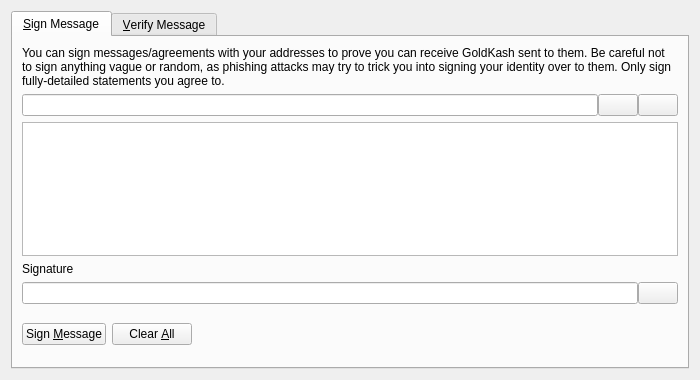
<?xml version="1.0" encoding="UTF-8"?>
<ui version="4.0">
 <class>SignVerifyMessageDialog</class>
 <widget class="QDialog" name="SignVerifyMessageDialog">
  <property name="geometry">
   <rect>
    <x>0</x>
    <y>0</y>
    <width>700</width>
    <height>380</height>
   </rect>
  </property>
  <property name="windowTitle">
   <string>Signatures - Sign / Verify a Message</string>
  </property>
  <property name="modal">
   <bool>true</bool>
  </property>
  <layout class="QVBoxLayout" name="verticalLayout">
   <item>
    <widget class="QTabWidget" name="tabWidget">
     <property name="currentIndex">
      <number>0</number>
     </property>
     <widget class="QWidget" name="tabSignMessage">
      <attribute name="title">
       <string>&amp;Sign Message</string>
      </attribute>
      <layout class="QVBoxLayout" name="verticalLayout_SM">
       <item>
        <widget class="QLabel" name="infoLabel_SM">
         <property name="text">
          <string>You can sign messages/agreements with your addresses to prove you can receive GoldKash sent to them. Be careful not to sign anything vague or random, as phishing attacks may try to trick you into signing your identity over to them. Only sign fully-detailed statements you agree to.</string>
         </property>
         <property name="textFormat">
          <enum>Qt::PlainText</enum>
         </property>
         <property name="wordWrap">
          <bool>true</bool>
         </property>
        </widget>
       </item>
       <item>
        <layout class="QHBoxLayout" name="horizontalLayout_1_SM">
         <property name="spacing">
          <number>0</number>
         </property>
         <item>
          <widget class="QValidatedLineEdit" name="addressIn_SM">
           <property name="toolTip">
            <string>The GoldKash address to sign the message with</string>
           </property>
          </widget>
         </item>
         <item>
          <widget class="QPushButton" name="addressBookButton_SM">
           <property name="toolTip">
            <string>Choose previously used address</string>
           </property>
           <property name="text">
            <string/>
           </property>
           <property name="shortcut">
            <string>Alt+A</string>
           </property>
           <property name="autoDefault">
            <bool>false</bool>
           </property>
          </widget>
         </item>
         <item>
          <widget class="QPushButton" name="pasteButton_SM">
           <property name="toolTip">
            <string>Paste address from clipboard</string>
           </property>
           <property name="text">
            <string/>
           </property>
           <property name="shortcut">
            <string>Alt+P</string>
           </property>
           <property name="autoDefault">
            <bool>false</bool>
           </property>
          </widget>
         </item>
        </layout>
       </item>
       <item>
        <widget class="QPlainTextEdit" name="messageIn_SM">
         <property name="toolTip">
          <string>Enter the message you want to sign here</string>
         </property>
        </widget>
       </item>
       <item>
        <widget class="QLabel" name="signatureLabel_SM">
         <property name="text">
          <string>Signature</string>
         </property>
         <property name="textFormat">
          <enum>Qt::PlainText</enum>
         </property>
        </widget>
       </item>
       <item>
        <layout class="QHBoxLayout" name="horizontalLayout_2_SM">
         <property name="spacing">
          <number>0</number>
         </property>
         <item>
          <widget class="QLineEdit" name="signatureOut_SM">
           <property name="font">
            <font>
             <italic>true</italic>
            </font>
           </property>
           <property name="readOnly">
            <bool>true</bool>
           </property>
          </widget>
         </item>
         <item>
          <widget class="QPushButton" name="copySignatureButton_SM">
           <property name="toolTip">
            <string>Copy the current signature to the system clipboard</string>
           </property>
           <property name="text">
            <string/>
           </property>
           <property name="autoDefault">
            <bool>false</bool>
           </property>
          </widget>
         </item>
        </layout>
       </item>
       <item>
        <layout class="QHBoxLayout" name="horizontalLayout_3_SM">
         <item>
          <widget class="QPushButton" name="signMessageButton_SM">
           <property name="toolTip">
            <string>Sign the message to prove you own this GoldKash address</string>
           </property>
           <property name="text">
            <string>Sign &amp;Message</string>
           </property>
           <property name="autoDefault">
            <bool>false</bool>
           </property>
          </widget>
         </item>
         <item>
          <widget class="QPushButton" name="clearButton_SM">
           <property name="toolTip">
            <string>Reset all sign message fields</string>
           </property>
           <property name="text">
            <string>Clear &amp;All</string>
           </property>
           <property name="autoDefault">
            <bool>false</bool>
           </property>
          </widget>
         </item>
         <item>
          <spacer name="horizontalSpacer_1_SM">
           <property name="orientation">
            <enum>Qt::Horizontal</enum>
           </property>
           <property name="sizeHint" stdset="0">
            <size>
             <width>40</width>
             <height>48</height>
            </size>
           </property>
          </spacer>
         </item>
         <item>
          <widget class="QLabel" name="statusLabel_SM">
           <property name="font">
            <font>
             <weight>75</weight>
             <bold>true</bold>
            </font>
           </property>
           <property name="text">
            <string/>
           </property>
           <property name="wordWrap">
            <bool>true</bool>
           </property>
          </widget>
         </item>
         <item>
          <spacer name="horizontalSpacer_2_SM">
           <property name="orientation">
            <enum>Qt::Horizontal</enum>
           </property>
           <property name="sizeHint" stdset="0">
            <size>
             <width>40</width>
             <height>48</height>
            </size>
           </property>
          </spacer>
         </item>
        </layout>
       </item>
      </layout>
     </widget>
     <widget class="QWidget" name="tabVerifyMessage">
      <attribute name="title">
       <string>&amp;Verify Message</string>
      </attribute>
      <layout class="QVBoxLayout" name="verticalLayout_VM">
       <item>
        <widget class="QLabel" name="infoLabel_VM">
         <property name="text">
          <string>Enter the receiver's address, message (ensure you copy line breaks, spaces, tabs, etc. exactly) and signature below to verify the message. Be careful not to read more into the signature than what is in the signed message itself, to avoid being tricked by a man-in-the-middle attack. Note that this only proves the signing party receives with the address, it cannot prove sendership of any transaction!</string>
         </property>
         <property name="textFormat">
          <enum>Qt::PlainText</enum>
         </property>
         <property name="alignment">
          <set>Qt::AlignLeading|Qt::AlignLeft|Qt::AlignTop</set>
         </property>
         <property name="wordWrap">
          <bool>true</bool>
         </property>
        </widget>
       </item>
       <item>
        <layout class="QHBoxLayout" name="horizontalLayout_1_VM">
         <property name="spacing">
          <number>0</number>
         </property>
         <item>
          <widget class="QValidatedLineEdit" name="addressIn_VM">
           <property name="toolTip">
            <string>The GoldKash address the message was signed with</string>
           </property>
          </widget>
         </item>
         <item>
          <widget class="QPushButton" name="addressBookButton_VM">
           <property name="toolTip">
            <string>Choose previously used address</string>
           </property>
           <property name="text">
            <string/>
           </property>
           <property name="shortcut">
            <string>Alt+A</string>
           </property>
           <property name="autoDefault">
            <bool>false</bool>
           </property>
          </widget>
         </item>
        </layout>
       </item>
       <item>
        <widget class="QPlainTextEdit" name="messageIn_VM"/>
       </item>
       <item>
        <widget class="QValidatedLineEdit" name="signatureIn_VM"/>
       </item>
       <item>
        <layout class="QHBoxLayout" name="horizontalLayout_2_VM">
         <item>
          <widget class="QPushButton" name="verifyMessageButton_VM">
           <property name="toolTip">
            <string>Verify the message to ensure it was signed with the specified GoldKash address</string>
           </property>
           <property name="text">
            <string>Verify &amp;Message</string>
           </property>
           <property name="autoDefault">
            <bool>false</bool>
           </property>
          </widget>
         </item>
         <item>
          <widget class="QPushButton" name="clearButton_VM">
           <property name="toolTip">
            <string>Reset all verify message fields</string>
           </property>
           <property name="text">
            <string>Clear &amp;All</string>
           </property>
           <property name="autoDefault">
            <bool>false</bool>
           </property>
          </widget>
         </item>
         <item>
          <spacer name="horizontalSpacer_1_VM">
           <property name="orientation">
            <enum>Qt::Horizontal</enum>
           </property>
           <property name="sizeHint" stdset="0">
            <size>
             <width>40</width>
             <height>48</height>
            </size>
           </property>
          </spacer>
         </item>
         <item>
          <widget class="QLabel" name="statusLabel_VM">
           <property name="font">
            <font>
             <weight>75</weight>
             <bold>true</bold>
            </font>
           </property>
           <property name="text">
            <string/>
           </property>
           <property name="wordWrap">
            <bool>true</bool>
           </property>
          </widget>
         </item>
         <item>
          <spacer name="horizontalSpacer_2_VM">
           <property name="orientation">
            <enum>Qt::Horizontal</enum>
           </property>
           <property name="sizeHint" stdset="0">
            <size>
             <width>40</width>
             <height>48</height>
            </size>
           </property>
          </spacer>
         </item>
        </layout>
       </item>
      </layout>
     </widget>
    </widget>
   </item>
  </layout>
 </widget>
 <customwidgets>
  <customwidget>
   <class>QValidatedLineEdit</class>
   <extends>QLineEdit</extends>
   <header>qvalidatedlineedit.h</header>
  </customwidget>
 </customwidgets>
 <resources>
  <include location="../goldkash.qrc"/>
 </resources>
 <connections/>
</ui>
